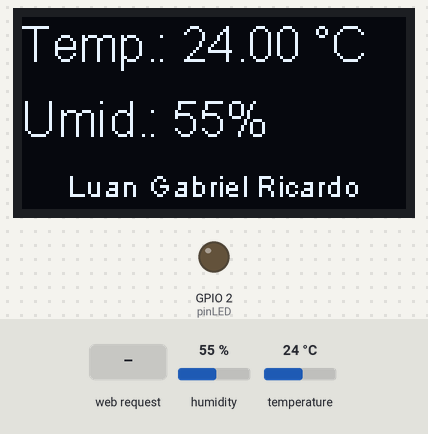
Simulated run of this sketch. Board: ESP32. Shown: 128×64 one-colour display, output pins drawn as LEDs (lit = HIGH). The inputs (shaded band) are chosen by the test bench; at power-on: humidity 55 %, temperature 24 °C. WiFi joins after 1.5 s; servers stay silent unless stated; random numbers use the default seed unless the sketch sets one; what the sketch prints to the serial monitor is not drawn.

Above: at 2.7 s.
2.8 s: HTTP request GET /ledon received
At 3.5 s:
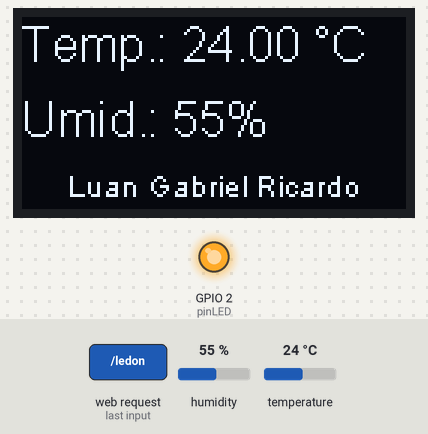
4.3 s: humidity set to 22 %
At 7.0 s:
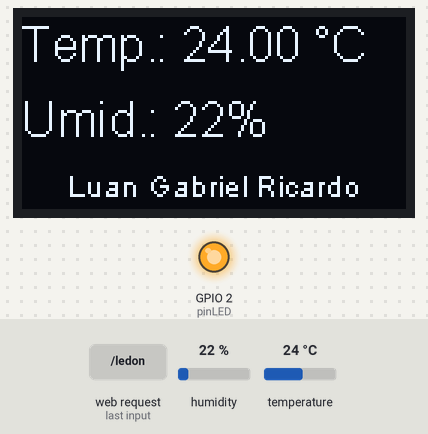
7.5 s: temperature set to 12 °C
At 8.5 s:
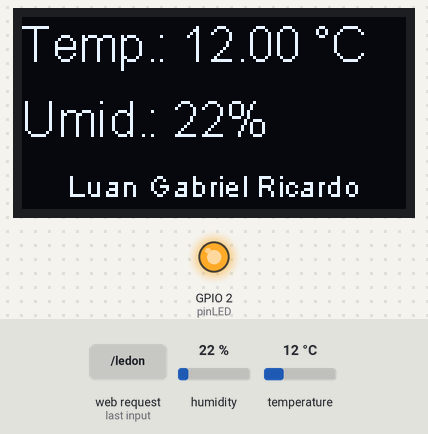
9.5 s: HTTP request GET / received
At 10.7 s:
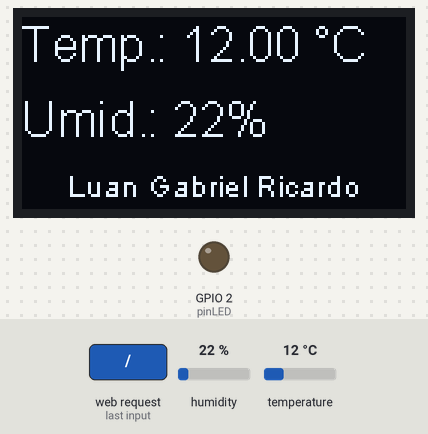
11.0 s: humidity set to 40 %
At 12.8 s:
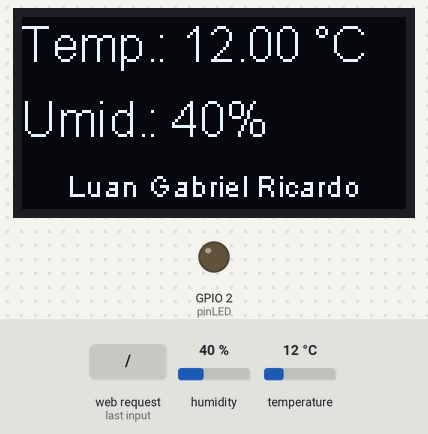
13.5 s: temperature set to 19 °C
At 14.4 s:
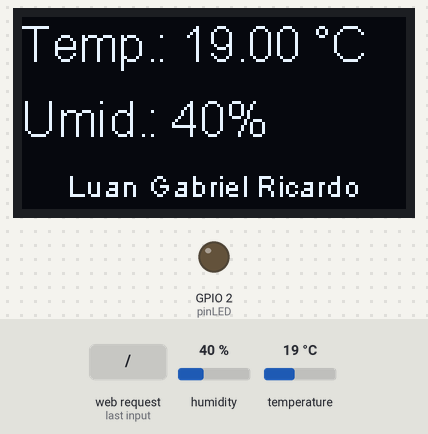
Timing chart, 0 to 16.5 s (numbered marks = the images above; inputs shaded):
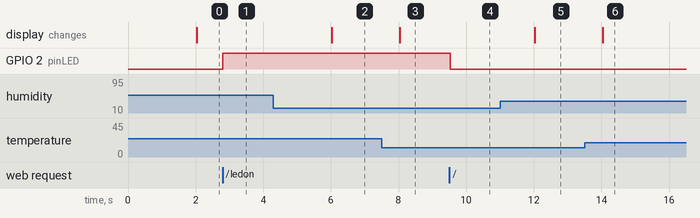

Measured:
- after the input at 2.8 s, GPIO 2 (pinLED): LOW → HIGH at once
- after the input at 4.3 s, the display: changes after 1.7 s (image 2)
- after the input at 7.5 s, the display: changes after 0.53 s (image 3)
- after the input at 9.5 s, GPIO 2 (pinLED): HIGH → LOW at once
- after the input at 11.0 s, the display: changes after 1.0 s (image 5)
- after the input at 13.5 s, the display: changes after 0.53 s (image 6)

The sketch:

esp32.ino
```cpp
/*
 Para testar a simulação, abra o endereço http://localhost:9080
 O gateway IoT requer a assinatura do clube Wokwi
*/
#include "SSD1306.h"
#include <driver/adc.h>
SSD1306 display(0x3c, 5, 4);
#include <WiFi.h>
#include <WebServer.h>
const char* ssid = "Wokwi-GUEST";
const char* password = "";
WebServer server(80);
#include "DHTesp.h"
#define DHTPIN 13
DHTesp dht;
float temperatura;
float umidade;
char stringTemperatura[7];
char stringUmidade[7];
unsigned long lastMsg = 0;
int intervalo_medicao = 2000;
unsigned long now;
int pinLED = 2;
bool statusLED = LOW;
void mostraTexto(int col, int lin, int tam, String txt) {
 if (tam==0) {
 display.setFont(ArialMT_Plain_10);
 } else if (tam==1) {
 display.setFont(ArialMT_Plain_16);
 } else {
 display.setFont(ArialMT_Plain_24);
 }
 display.drawString(col, lin, txt);
}
void mostraDados(float temperatura, int umidade, boolean mostraUmidade=true) {
 Serial.printf("Temperatura: %.2f °C\n", temperatura);
 if (mostraUmidade) {
 Serial.printf("Umidade: %d%%\n", umidade);
 }
 Serial.println();

 display.clear();
 mostraTexto( 0, 0, 1, "Temp.: " + (String)temperatura + " °C");
 if (mostraUmidade) {
 mostraTexto( 0, 25, 1, "Umid.: " + (String)umidade + "%");
 }
 mostraTexto(15, 50, 0, "Luan Gabriel Ricardo");
 display.display();
}
void medirTemperaturaUmidade() {
 TempAndHumidity data = dht.getTempAndHumidity();
 // Sensor DHT ou nenhum sensor
 float temperatura = data.temperature;
 float umidade = data.humidity;
 if (isnan(temperatura) || isnan(umidade)) {
 Serial.println("Erro de leitura");
 temperatura = random(0, 45);
 umidade = random(0, 100);
 }
 mostraDados(temperatura, umidade);
 dtostrf(temperatura, 5, 0, stringTemperatura);
 dtostrf(umidade, 5, 0, stringUmidade);
}
void manipula_sensor() {
 medirTemperaturaUmidade();
 String strJson = "{\"temperatura\": ";
 strJson += stringTemperatura;
 strJson += ", \"umidade\":";
 strJson += stringUmidade;
 strJson += "}";
 server.send(200, "application/json", strJson);
}
void enviaHTML(bool statusLED) {
 Serial.print("Estado do GPIO2 (LED): ");
 Serial.println(statusLED ? "Ligado" : "Desligado");
 digitalWrite(pinLED, statusLED);

 server.send(200, "text/html", montaHTML(statusLED));
}
void handle_OnConnect() {
 statusLED = LOW;
 medirTemperaturaUmidade();
 Serial.println("Novo cliente conectado");

 enviaHTML(statusLED);
}
void handle_ledon() {
 statusLED = HIGH;
 enviaHTML(statusLED);
}
void handle_ledoff() {
 statusLED = LOW;
 enviaHTML(statusLED);
}
void handle_NotFound() {
 server.send(404, "text/plain", "Página não encontrada");
}
String montaHTML(bool statusLED) {
 String pagina = "<!DOCTYPE html> <html>\n";
 pagina += "<head><meta name=\"viewport\" content=\"width=device-width, initial-scale=1.0, userscalable=no\">\n";
 pagina +="<link href=\"https://fonts.googleapis.com/css?family=Open+Sans:300,400,600\" rel=\"stylesheet\">\n";
 pagina += "<title>IoT com ESP32</title>\n";
 pagina +="<style>html { font-family: 'Open Sans', sans-serif; display: block; margin: 0px auto; text-align:center;color: #333333;}\n";
 pagina +="body{margin-top: 50px;}\n";
 pagina +="h1 {margin: 50px auto 30px;}\n";
 pagina +=".side-by-side{display: inline-block;vertical-align: middle;position: relative;}\n";
 pagina += ".button {display: block;width: 80px;background-color: #3498db;border: none;color: white;padding: 13px 30px;text-decoration: none;font-size: 25px;margin: 0px auto 35px;cursor: pointer;border-radius: 4px;}\n";
 pagina += ".button-on {background-color: #3498db;}\n";
 pagina += ".button-on:active {background-color: #2980b9;}\n";
 pagina += ".button-off {background-color: #34495e;}\n";
 pagina += ".button-off:active {background-color: #2c3e50;}\n";
 pagina +=".humidity-icon{background-color: #3498db;width: 30px;height: 30px;border-radius: 50%;line-height: 36px;}\n";
 pagina +=".humidity-text{font-weight: 600;padding-left: 15px;font-size: 19px;width: 160px;text-align: left;}\n";
 pagina +=".humidity{font-weight: 300;font-size: 60px;color: #3498db;}\n";
 pagina +=".temperature-icon{background-color: #f39c12;width: 30px;height: 30px;border-radius: 50%;lineheight: 40px;}\n";
 pagina +=".temperature-text{font-weight: 600;padding-left: 15px;font-size: 19px;width: 160px;text-align: left;}\n";
 pagina +=".temperature{font-weight: 300;font-size: 60px;color: #f39c12;}\n";
 pagina +=".superscript{font-size: 17px;font-weight: 600;position: absolute;right: -20px;top: 15px;}\n";
 pagina +=".data{padding: 10px;}\n";
 pagina += "</style>\n";
 pagina += "<script>\n";
 pagina += "setInterval(getDadosSensor, 500);\n";
 pagina += "function getDadosSensor() {\n";
 pagina += "var xhttp = new XMLHttpRequest();\n";
 pagina += "xhttp.onreadystatechange = function() {\n";
 pagina += "if (this.readyState == 4 && this.status == 200) {\n";
 pagina += "var jsonResponse = JSON.parse(this.responseText);\n";
 pagina += "document.getElementById(\"valorTemperatura\").innerHTML = jsonResponse.temperatura;\n";
 pagina += "document.getElementById(\"valorUmidade\").innerHTML = jsonResponse.umidade;\n";
 pagina += "}\n";
 pagina += "};\n";
 pagina += "xhttp.open(\"GET\", \"lesensor\", true);\n";
 pagina += "xhttp.send();\n";
 pagina += "}\n";
 pagina += "</script>\n";
 pagina += "</head>\n";
 pagina += "<body>\n";
 pagina += "<div id=\"webpage\">\n";
 pagina += "<h1>Servidor Web ESP32</h1>\n";
 pagina += "<h2>Sensor DHT</h2>\n";
 pagina += "<div class=\"data\">\n";
 pagina += "<div class=\"side-by-side temperature-icon\">\n";
 pagina += "<svg version=\"1.1\" id=\"Layer_1\" xmlns=\"http://www.w3.org/2000/svg\"xmlns:xlink=\"http://www.w3.org/1999/xlink\" x=\"0px\" y=\"0px\"\n";
 pagina += "width=\"9.915px\" height=\"22px\" viewBox=\"0 0 9.915 22\" enable-background=\"new 0 0 9.91522\" xml:space=\"preserve\">\n";
 pagina += "<path fill=\"#FFFFFF\" d=\"M3.498,0.53c0.377-0.331,0.877-0.501,1.374-0.527C5.697-0.04,6.522,0.421,6.924,1.142\n";
 pagina +=
"c0.237,0.399,0.315,0.871,0.311,1.33C7.229,5.856,7.245,9.24,7.227,12.625c1.019,0.539,1.855,1.424,2.301,2.491\
n";
 pagina += "c0.491,1.163,0.518,2.514,0.062,3.693c-0.414,1.102-1.24,2.038-2.276,2.594c-1.056,0.583-2.331,0.743-3.501,0.463\n";
 pagina += "c-1.417-0.323-2.659-1.314-3.3-2.617C0.014,18.26-0.115,17.104,0.1,16.022c0.296-1.443,1.274-2.717,2.58-3.394\n";
 pagina += "c0.013-3.44,0-6.881,0.007-10.322C2.674,1.634,2.974,0.955,3.498,0.53z\"/>\n";
 pagina += "</svg>\n";
 pagina += "</div>\n";
 pagina += "<div class=\"side-by-side temperature-text\">Temperatura</div>\n";
 pagina += "<div class=\"side-by-side temperature\">";
 pagina += "<span id=\"valorTemperatura\">";
 pagina += stringTemperatura;
 pagina += "</span>";
 pagina += "<span class=\"superscript\">&deg;C</span></div>\n";
 pagina += "</div>\n";
 pagina += "<div class=\"data\">\n";
 pagina += "<div class=\"side-by-side humidity-icon\">\n";
 pagina += "<svg version=\"1.1\" id=\"Layer_2\" xmlns=\"http://www.w3.org/2000/svg\"xmlns:xlink=\"http://www.w3.org/1999/xlink\" x=\"0px\" y=\"0px\"\n";
 pagina += "width=\"12px\" height=\"17.955px\" viewBox=\"0 0 13 17.955\" enable-background=\"new 0 0 1317.955\" xml:space=\"preserve\">\n";
 pagina += "<path fill=\"#FFFFFF\"d=\"M1.819,6.217C3.139,4.064,6.5,0,6.5,0s3.363,4.064,4.681,6.217c1.793,2.926,2.133,5.05,1.571,7.057\n";
 pagina += "c-0.438,1.574-2.264,4.681-6.252,4.681c-3.988,0-5.813-3.107-6.252-4.681C0.313,11.267,0.026,9.143,1.819,6.217\"></path>\n";
 pagina += "</svg>\n";
 pagina += "</div>\n";
 pagina += "<div class=\"side-by-side humidity-text\">Umidade</div>\n";
 pagina += "<div class=\"side-by-side humidity\">";
 pagina += "<span id=\"valorUmidade\">";
 pagina += stringUmidade;
 pagina += "</span>";
 pagina += "<span class=\"superscript\">%</span></div>\n";
 pagina += "</div>\n";
 if (statusLED) {
 pagina += "<p>Estado do LED: Ligado</p><a class=\"button button-off\" href=\"/ledoff\">OFF</a>\n";
 } else {
 pagina += "<p>Estado do LED: Desligado</p><a class=\"button button-on\" href=\"/ledon\">ON</a>\n";
 }

 pagina += "</body>\n";
 pagina += "</html>\n";

 return pagina;
}
void setup() {
 Serial.begin(115200);
 pinMode(pinLED, OUTPUT);

 display.init();
 display.clear();
 display.flipScreenVertically();

 Serial.println();
 Serial.print("Conectando à rede WiFi: ");
 Serial.println(ssid);
 WiFi.begin(ssid, password, 6);
 while (WiFi.status() != WL_CONNECTED) {
 Serial.print(".");
 delay(500);
 }
 Serial.println("");
 Serial.print("ESP32 conectado à rede Wi-Fi ");
 Serial.println(String(ssid) + "!");
 Serial.print("\nEndereco MAC: ");
 Serial.println(WiFi.macAddress());
 Serial.print("Endereco IP: ");
 Serial.println(WiFi.localIP());
 Serial.print("Máscara de sub-rede: ");
 Serial.println(WiFi.subnetMask());
 Serial.print("Gateway: ");
 Serial.println(WiFi.gatewayIP());
 Serial.print("DNS 1: ");
 Serial.println(WiFi.dnsIP(0));
 Serial.print("DNS 2: ");
 Serial.println(WiFi.dnsIP(1));
 server.on("/", handle_OnConnect);
 server.on("/ledon", handle_ledon);
 server.on("/ledoff", handle_ledoff);
 server.on("/lesensor", manipula_sensor);
 server.onNotFound(handle_NotFound);
 server.begin();
 Serial.println("Servidor HTTP iniciado!");
 dht.setup(DHTPIN, DHTesp::DHT22);
}
void loop() {
 now = millis();

 server.handleClient();
 if (now - lastMsg > intervalo_medicao) {
 lastMsg = now;
 medirTemperaturaUmidade();
 }
}
```
